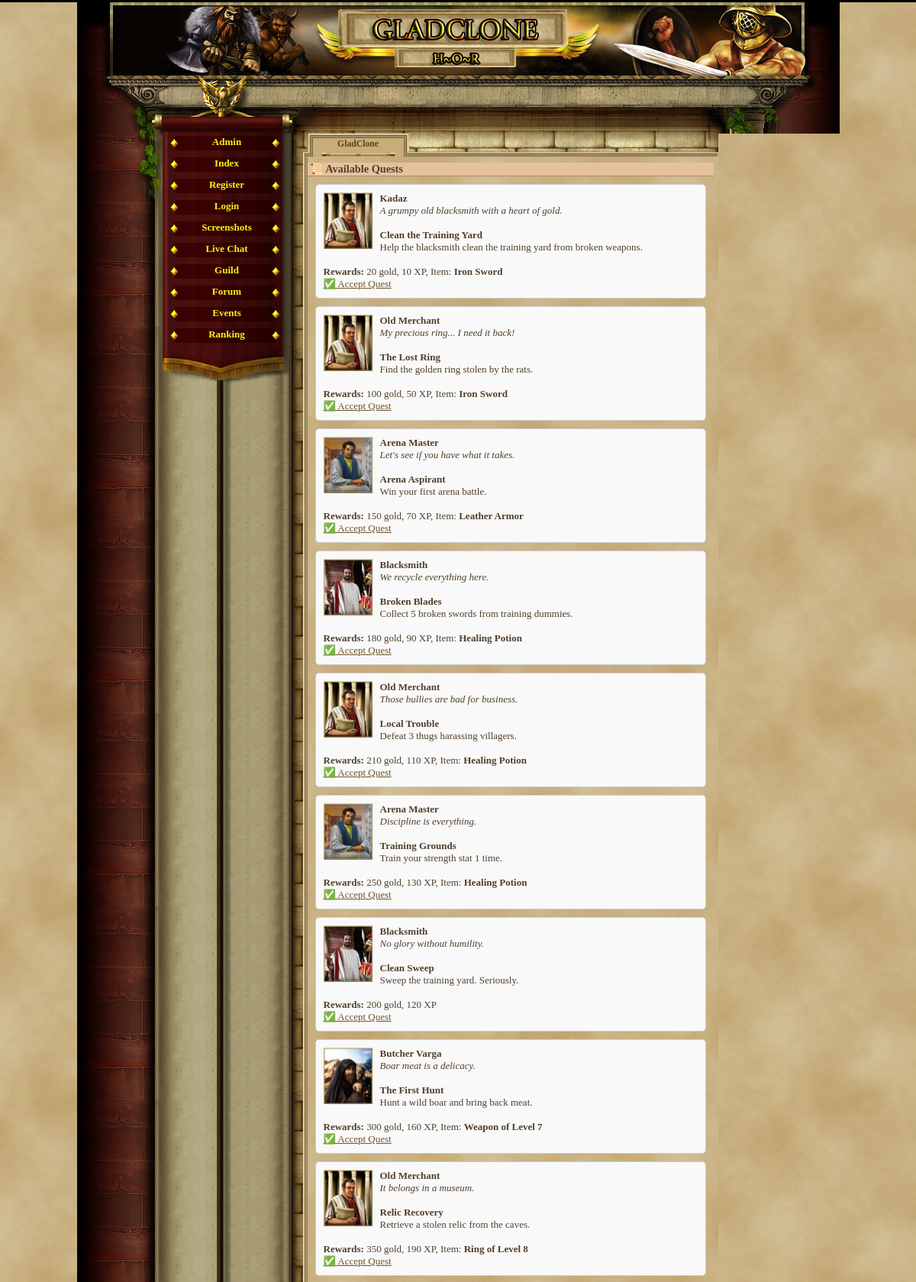
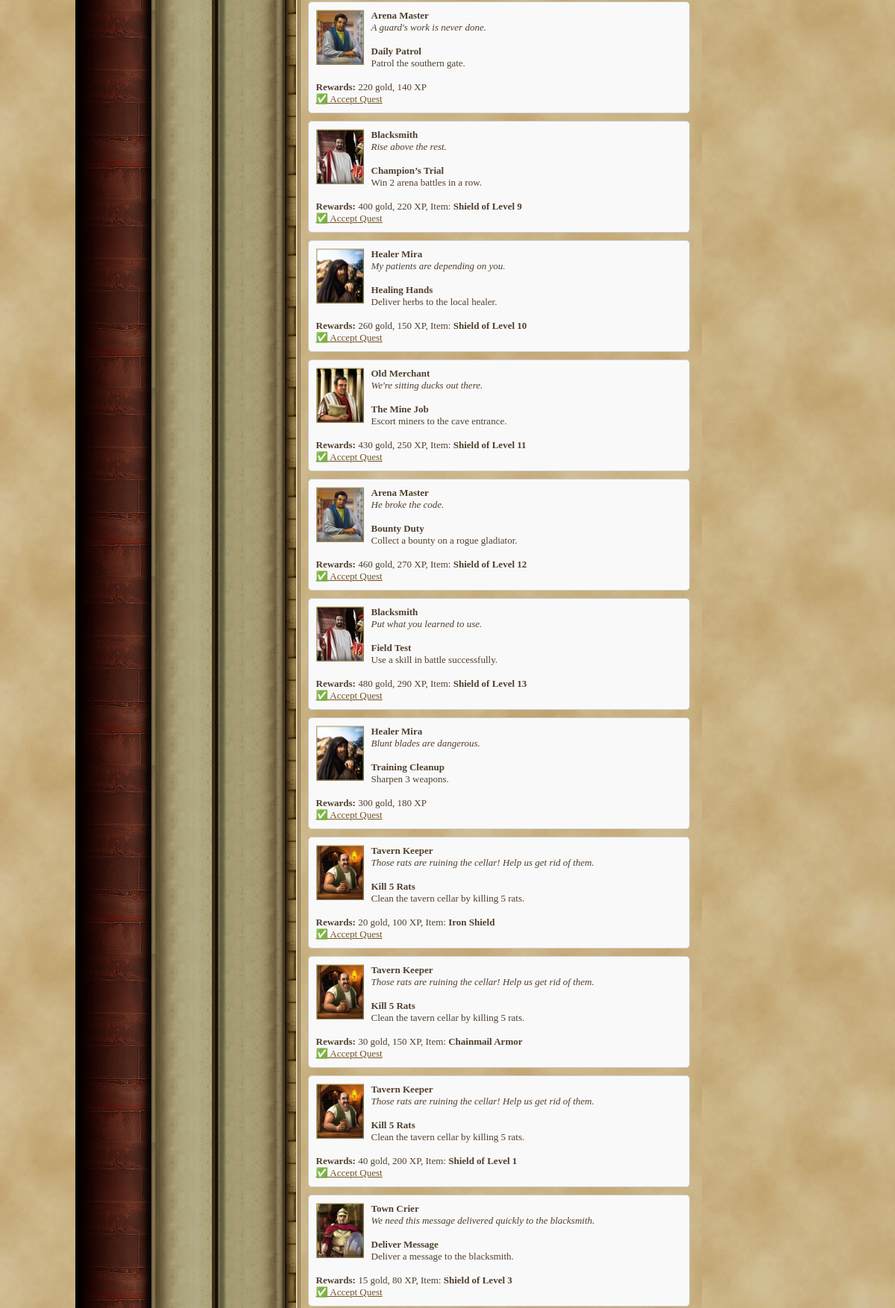
The page /quest.php (signed in, upper part) on the database its author committed (2 pictures, top to bottom).
### tables this page shows
CREATE TABLE `quests` (
  `id` int(11) NOT NULL AUTO_INCREMENT,
  `previous_quest_id` int(11) DEFAULT NULL,
  `title` varchar(255) NOT NULL,
  `description` text NOT NULL,
  `npc_image` varchar(255) NOT NULL,
  `npc_description` text NOT NULL,
  `required_level` int(11) NOT NULL,
  `gold_reward` int(11) NOT NULL,
  `exp_reward` int(11) NOT NULL,
  `reward_item_id` int(11) DEFAULT NULL,
  `is_repeatable` tinyint(1) NOT NULL DEFAULT '0',
  `npc_name` varchar(255) NOT NULL DEFAULT 'Unknown NPC',
  PRIMARY KEY (`id`)
);

CREATE TABLE `items` (
  `id` int(11) NOT NULL AUTO_INCREMENT,
  `name` varchar(50) NOT NULL,
  `description` text,
  `type` varchar(20) NOT NULL,
  `attack_bonus` int(11) DEFAULT '0',
  `defense_bonus` int(11) DEFAULT '0',
  `sell_value` int(11) NOT NULL DEFAULT '10',
  `value` int(11) NOT NULL DEFAULT '0',
  `price` int(11) NOT NULL DEFAULT '0',
  `image` varchar(255) DEFAULT 'default.png',
  `slot` varchar(20) NOT NULL DEFAULT 'misc',
  `dex_bonus` int(11) DEFAULT '0',
  `level_required` int(11) DEFAULT '1',
  `effect_type` varchar(10) DEFAULT 'NULL',
  `target_attr` varchar(20) DEFAULT NULL,
  `effect_value` int(11) DEFAULT '0',
  `duration` int(11) DEFAULT '0',
  PRIMARY KEY (`id`)
);

### quest.php (the view, shortened to what this page needs)
<?php
require_once('var/ustawienia.php');
require_once('gora_strony.php');
require_once('menu_l.php');
$player_id = $_SESSION['id'];
echo "<h2>📜 Available Quests</h2>";
$player_stmt = $conn->prepare("SELECT nivel FROM gracze WHERE id = ?");
$player_stmt->bind_param("i", $player_id);
$player_stmt->execute();
$player_result = $player_stmt->get_result();
$player_data = $player_result->fetch_assoc();
$level = $player_data['nivel'];
$result = $conn->query("SELECT * FROM quests WHERE required_level <= $level");
while ($row = $result->fetch_assoc()) {
    echo "<div style='border:1px solid #ccc;padding:10px;margin:10px;border-radius:5px;background:#f9f9f9'>";
    echo "<img src='images/npc/{$row['npc_image']}' width='64' style='float:left;margin-right:10px'>";
    echo "<strong>{$row['npc_name']}</strong><br>";
    echo "<em>{$row['npc_description']}</em><br><br>";
    echo "<strong>{$row['title']}</strong><br>";
    echo "{$row['description']}<br><br>";
    echo "<strong>Rewards:</strong> {$row['gold_reward']} gold, {$row['exp_reward']} XP";
    if ($row['reward_item_id']) {
        $item_id = $row['reward_item_id'];
        $item_query = $conn->prepare("SELECT name FROM items WHERE id = ?");
        $item_query->bind_param("i", $item_id);
        $item_query->execute();
        $item_result = $item_query->get_result();
        $item_data = $item_result->fetch_assoc();
        $item_name = $item_data ? $item_data['name'] : "Unknown Item";
        echo ", Item: <strong>{$item_name}</strong>";
    }
    echo "<br><a href='quest.php?accept={$row['id']}'>✅ Accept Quest</a>";
    echo "<div style='clear:both'></div></div>";
}
?>
<br><a href="index.php">← Back to Dashboard</a>

### game_05.css (style rules this page uses)
body, html { margin: 0; padding: 0; font-family:"Palatino Linotype", "Times New Roman", Times, serif; text-align: center; color: #513F2C; background-color: #000; font-size:16px; }
h2 { text-align:left; border-bottom:1px solid #b28b60; color:#513F2C; background-color:#e6c29c; margin:8px 0px 0px 0px; padding-left:3px; font-size:1.1em; }
a { -moz-user-focus: none; -moz-outline: none; outline: none; }
#content a { color:#735227; }

### quest.php (style rules this page uses)
body { background-image: url('images/papierus.jpg'); }

### rows shown on the page
quests: npc_image (picture), npc_name "Kadaz", npc_description "A grumpy old blacksmith with a heart of gold.", title "Clean the Training Yard", description "Help the blacksmith clean the training yard from broken weapons.", gold_reward "20", exp_reward "10", items.name "Iron Sword"
quests: npc_image (picture), npc_name "Old Merchant", npc_description "My precious ring... I need it back!", title "The Lost Ring", description "Find the golden ring stolen by the rats.", gold_reward "100", exp_reward "50", items.name "Iron Sword"
quests: npc_image (picture), npc_name "Arena Master", npc_description "Let's see if you have what it takes.", title "Arena Aspirant", description "Win your first arena battle.", gold_reward "150", exp_reward "70", items.name "Leather Armor"
quests: npc_image (picture), npc_name "Blacksmith", npc_description "We recycle everything here.", title "Broken Blades", description "Collect 5 broken swords from training dummies.", gold_reward "180", exp_reward "90", items.name "Healing Potion"
quests: npc_image (picture), npc_name "Old Merchant", npc_description "Those bullies are bad for business.", title "Local Trouble", description "Defeat 3 thugs harassing villagers.", gold_reward "210", exp_reward "110", items.name "Healing Potion"
quests: npc_image (picture), npc_name "Arena Master", npc_description "Discipline is everything.", title "Training Grounds", description "Train your strength stat 1 time.", gold_reward "250", exp_reward "130", items.name "Healing Potion"
quests: npc_image (picture), npc_name "Blacksmith", npc_description "No glory without humility.", title "Clean Sweep", description "Sweep the training yard. Seriously.", gold_reward "200", exp_reward "120"
quests: npc_image (picture), npc_name "Butcher Varga", npc_description "Boar meat is a delicacy.", title "The First Hunt", description "Hunt a wild boar and bring back meat.", gold_reward "300", exp_reward "160", items.name "Weapon of Level 7"
quests: npc_image (picture), npc_name "Old Merchant", npc_description "It belongs in a museum.", title "Relic Recovery", description "Retrieve a stolen relic from the caves.", gold_reward "350", exp_reward "190", items.name "Ring of Level 8"
quests: npc_image (picture), npc_name "Arena Master", npc_description "A guard's work is never done.", title "Daily Patrol", description "Patrol the southern gate.", gold_reward "220", exp_reward "140"
quests: npc_image (picture), npc_name "Blacksmith", npc_description "Rise above the rest.", title "Champion’s Trial", description "Win 2 arena battles in a row.", gold_reward "400", exp_reward "220", items.name "Shield of Level 9"
quests: npc_image (picture), npc_name "Healer Mira", npc_description "My patients are depending on you.", title "Healing Hands", description "Deliver herbs to the local healer.", gold_reward "260", exp_reward "150", items.name "Shield of Level 10"
quests: npc_image (picture), npc_name "Old Merchant", npc_description "We're sitting ducks out there.", title "The Mine Job", description "Escort miners to the cave entrance.", gold_reward "430", exp_reward "250", items.name "Shield of Level 11"
quests: npc_image (picture), npc_name "Arena Master", npc_description "He broke the code.", title "Bounty Duty", description "Collect a bounty on a rogue gladiator.", gold_reward "460", exp_reward "270", items.name "Shield of Level 12"
quests: npc_image (picture), npc_name "Blacksmith", npc_description "Put what you learned to use.", title "Field Test", description "Use a skill in battle successfully.", gold_reward "480", exp_reward "290", items.name "Shield of Level 13"
quests: npc_image (picture), npc_name "Healer Mira", npc_description "Blunt blades are dangerous.", title "Training Cleanup", description "Sharpen 3 weapons.", gold_reward "300", exp_reward "180"
quests: npc_image (picture), npc_name "Tavern Keeper", npc_description "Those rats are ruining the cellar! Help us get rid of them.", title "Kill 5 Rats", description "Clean the tavern cellar by killing 5 rats.", gold_reward "20", exp_reward "100", items.name "Iron Shield"
quests: npc_image (picture), npc_name "Tavern Keeper", npc_description "Those rats are ruining the cellar! Help us get rid of them.", title "Kill 5 Rats", description "Clean the tavern cellar by killing 5 rats.", gold_reward "30", exp_reward "150", items.name "Chainmail Armor"
quests: npc_image (picture), npc_name "Tavern Keeper", npc_description "Those rats are ruining the cellar! Help us get rid of them.", title "Kill 5 Rats", description "Clean the tavern cellar by killing 5 rats.", gold_reward "40", exp_reward "200", items.name "Shield of Level 1"
quests: npc_image (picture), npc_name "Town Crier", npc_description "We need this message delivered quickly to the blacksmith.", title "Deliver Message", description "Deliver a message to the blacksmith.", gold_reward "15", exp_reward "80", items.name "Shield of Level 3"
